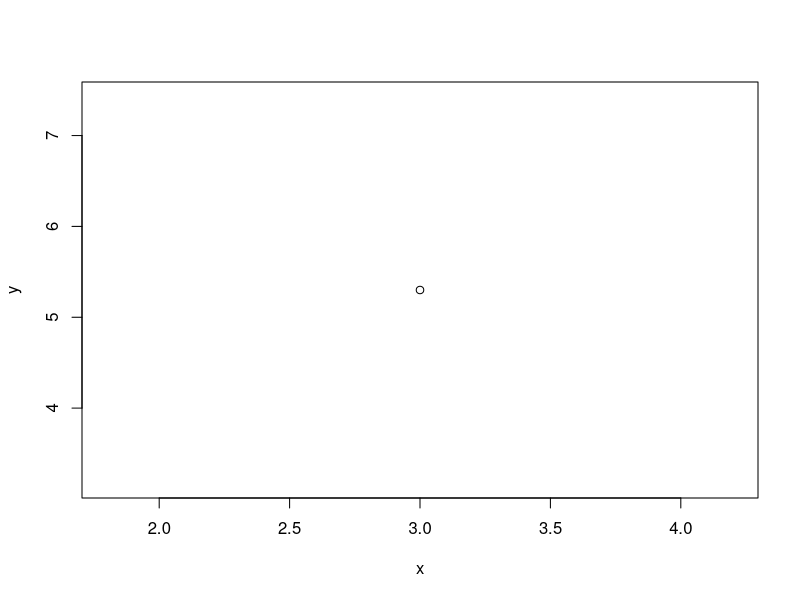
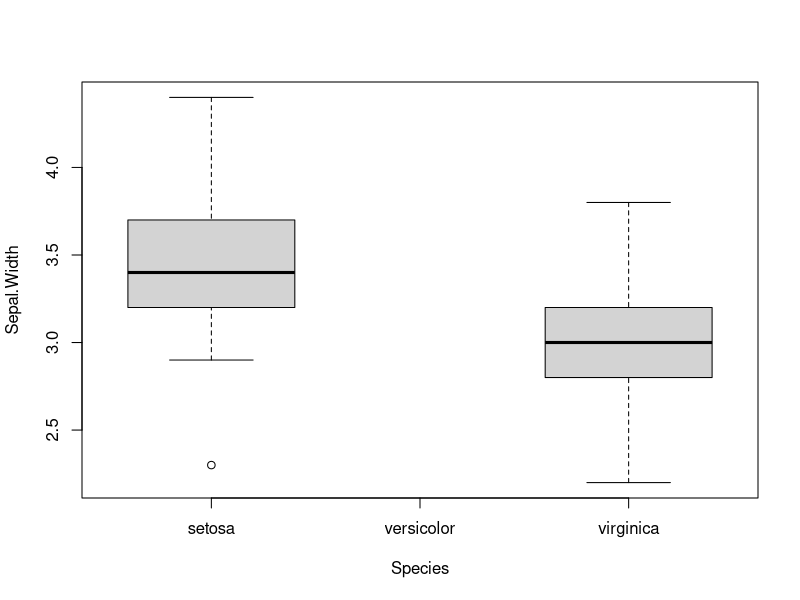
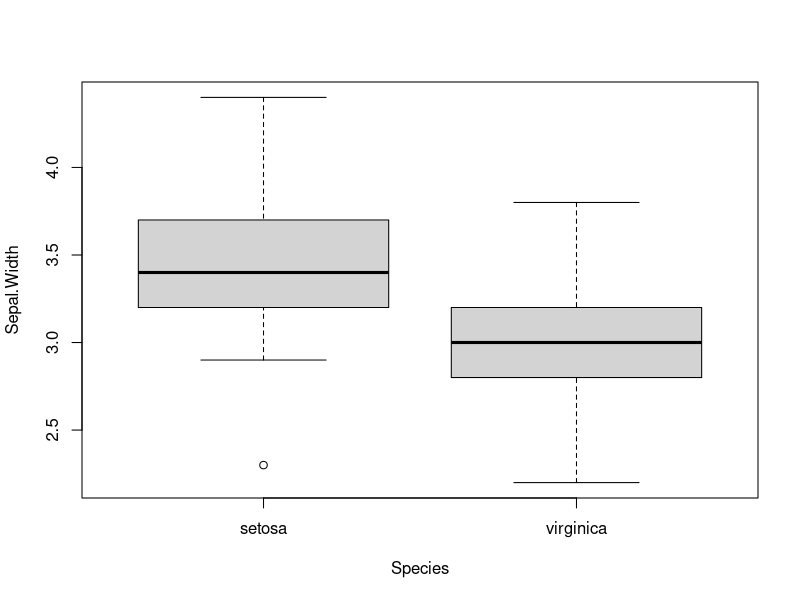

These figures' R source, in order:
## ---- chunk 1
knitr::opts_chunk$set(echo = TRUE)
## ---- chunk 2
x <- c(1.0, -3.4, 2, 140.1) # numeric and double

typeof(x) #using this function to determine what mode/data type x is 
mode(x) #does not distinguish integers and doubles 

#Removing decimal does not make a double into an integer. 
#For example: 
typeof(5)
## ---- chunk 3
x <- 5L
typeof(x)
## ---- chunk 4
x <- c("bubul", "magpie", "spoonbill", "barbet")
typeof(x)

# Can also be two numeric vector 
x <- 3
y <- 5.3
x + y
## ---- chunk 5
x <- "3"
y <- "5.3"

# x+ y
# Error in x + y : non-numeric argument to binary operator
plot(x, y)
## ---- chunk 6
# full text:
x <- c(TRUE, FALSE, FALSE, TRUE)
# or in short:
x <- c(T, F, F, T)
# or binary 
x1<-c(1,0,0,1)
x2 <- as.logical(c(1,0,0,1)) #converts internally to T or F
# OR: x3 <- as.logical(c(1,0,0,1))
## ---- chunk 7
a <- c("M", "F", "F", "U", "F", "M", "M", "M", "F", "U")
typeof(a) # mode character
class(a) # class character

a.fact <- as.factor(a)
class(a.fact) # class factor
## ---- chunk 8
mode(a.fact)
typeof(a.fact)
a.fact
## ---- chunk 9
attributes(a.fact)
levels(a.fact)
## ---- chunk 10
factor(a, levels=c("U", "F", "M"))
## ---- chunk 11
str(iris)
iris.sel <- subset(iris, Species == "setosa" | Species == "virginica") #subsetting thw two species 
iris.sel
levels(iris.sel$Species) # even though it's been subset, the third species from original dataset is still present
boxplot(Sepal.Width~Species, data=iris.sel) 
## ---- chunk 12
iris.sel$Species <- droplevels(iris.sel$Species) 
iris.sel
levels(iris.sel$Species) # now that there are only two levels present in the dataset 
boxplot(Sepal.Width~Species, data=iris.sel) # graph fixed! 
rownames(iris.sel) = seq(length=nrow(iris.sel)) #wait i'm not sure what this is for
## ---- chunk 13
x <- c(23, NA, 1.2, 5)
y <- c(23, NULL, 1.2, 5)
mean(x) # cannot take the mean of NA values
mean(y)
## ---- chunk 14
mean(x, na.rm = T) #works! now can calculate the mean even if the value is NA 
## ---- chunk 15
x <- c(674 , 4186 , 5308 , 5083 , 6140 , 6381)
x
x[3] # access the third element of x, use [ ]
x[c(1,3,4)] # select a subset of elements by index values using `c()`
x[2:4] # select a range of element like index 2-4 use the operator :
x[2] <- 0 # assign value to the second index - replace 
x
x <- c("all", "b", "olive") # can store other data type, like characters 
x
x <- c( 1.2, 5, "Rt", "2000") # can only be of one type, cannot mix numeric and character type 
typeof(x)
## ---- chunk 16
m <- matrix(runif(9,0,10), nrow = 3, ncol = 3)
m
## ---- chunk 17
m <- array(runif(27,0,10), c(3,3,3))
m
## ---- chunk 18
name   <- c("a1", "a2", "b3")
value1 <- c(23, 4, 12)
value2 <- c(1, 45, 5)
dat    <- data.frame(name, value1, value2)
dat
str(dat)
attributes(dat)
names(dat) # extract column names 
rownames(dat) # extract row names 
## ---- chunk 19
A <- data.frame(
     x = c(7.3, 29.4, 29.4, 2.9, 12.3, 7.5, 36.0, 4.8, 18.8, 4.2),
     y = c(5.2, 26.6, 31.2, 2.2, 13.8, 7.8, 35.2, 8.6, 20.3, 1.1) )
B <- c(TRUE, FALSE)
C <- c("apples", "oranges", "round")
my.list <- list(A = A, B = B, C = C)
my.list

names(my.list)
## ---- chunk 20
my.list$A

# or using its numerical index 

my.list[[1]] # first (1) component of the list 

# can also create list like this: 
my.list.notags <- list(A, B, D)
my.list.notags

names(my.list.notags) # do not have component names NULL
## ---- chunk 21
M <- lm( y ~ x, A)
str(M)
names(M)
str(M$qr) # the element qr is a list with 5 elements 
M$qr$rank # access component qr of the list M
## ---- chunk 22
y <- c("23.8", "6", "100.01","6")
y.c <- as.numeric(y)
y.c
as.integer(y) # removes decimals when converting to integer 

numchar <- as.character(y.c) # convert a number to a character 
numchar

numfac <- as.factor(y) # convert a number/character into factor 
numfac

charfac <- as.factor(y.c)
charfac
## ---- chunk 23
as.numeric  # Coerce to numeric
as.double   # Coerce to double
as.integer  # Coerce to integer
as.character #  Coerce to character
as.logical  # Coerce to Boolean (logical: TRUE | FALSE)
as.factor   # Coerce to factor
as.Date  # Coerce to date
as.data.frame  # Coerce to data frame
as.list # Coerce to list
